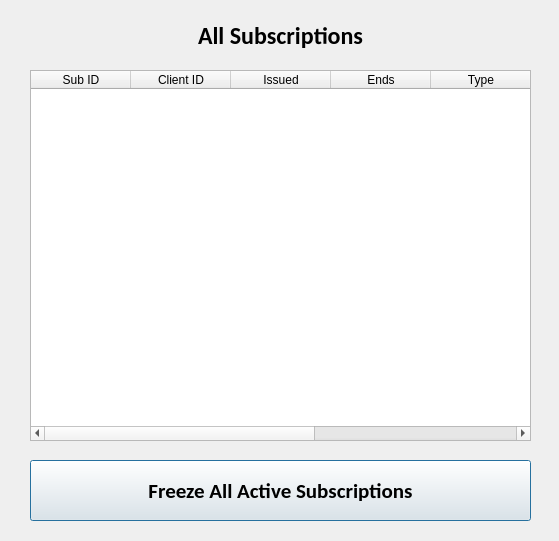
<?xml version="1.0" encoding="UTF-8"?>
<ui version="4.0">
 <class>Subs</class>
 <widget class="QDialog" name="Subs">
  <property name="geometry">
   <rect>
    <x>0</x>
    <y>0</y>
    <width>559</width>
    <height>541</height>
   </rect>
  </property>
  <property name="windowTitle">
   <string>Subscriptions</string>
  </property>
  <widget class="QTableWidget" name="table_widget">
   <property name="geometry">
    <rect>
     <x>30</x>
     <y>70</y>
     <width>501</width>
     <height>371</height>
    </rect>
   </property>
   <property name="editTriggers">
    <set>QAbstractItemView::NoEditTriggers</set>
   </property>
   <property name="rowCount">
    <number>0</number>
   </property>
   <column>
    <property name="text">
     <string>Sub ID</string>
    </property>
   </column>
   <column>
    <property name="text">
     <string>Client ID</string>
    </property>
   </column>
   <column>
    <property name="text">
     <string>Issued</string>
    </property>
   </column>
   <column>
    <property name="text">
     <string>Ends</string>
    </property>
   </column>
   <column>
    <property name="text">
     <string>Type</string>
    </property>
   </column>
   <column>
    <property name="text">
     <string>Status</string>
    </property>
   </column>
   <column>
    <property name="text">
     <string>Days Frozen</string>
    </property>
   </column>
  </widget>
  <widget class="QPushButton" name="button1">
   <property name="enabled">
    <bool>true</bool>
   </property>
   <property name="geometry">
    <rect>
     <x>30</x>
     <y>460</y>
     <width>501</width>
     <height>61</height>
    </rect>
   </property>
   <property name="font">
    <font>
     <family>Calibri</family>
     <pointsize>16</pointsize>
     <weight>75</weight>
     <bold>true</bold>
    </font>
   </property>
   <property name="text">
    <string>Freeze All Active Subscriptions</string>
   </property>
  </widget>
  <widget class="QLabel" name="label1">
   <property name="geometry">
    <rect>
     <x>30</x>
     <y>10</y>
     <width>501</width>
     <height>51</height>
    </rect>
   </property>
   <property name="font">
    <font>
     <family>Calibri</family>
     <pointsize>18</pointsize>
     <weight>75</weight>
     <bold>true</bold>
     <underline>false</underline>
    </font>
   </property>
   <property name="text">
    <string>All Subscriptions</string>
   </property>
   <property name="alignment">
    <set>Qt::AlignCenter</set>
   </property>
  </widget>
 </widget>
 <resources/>
 <connections/>
</ui>
